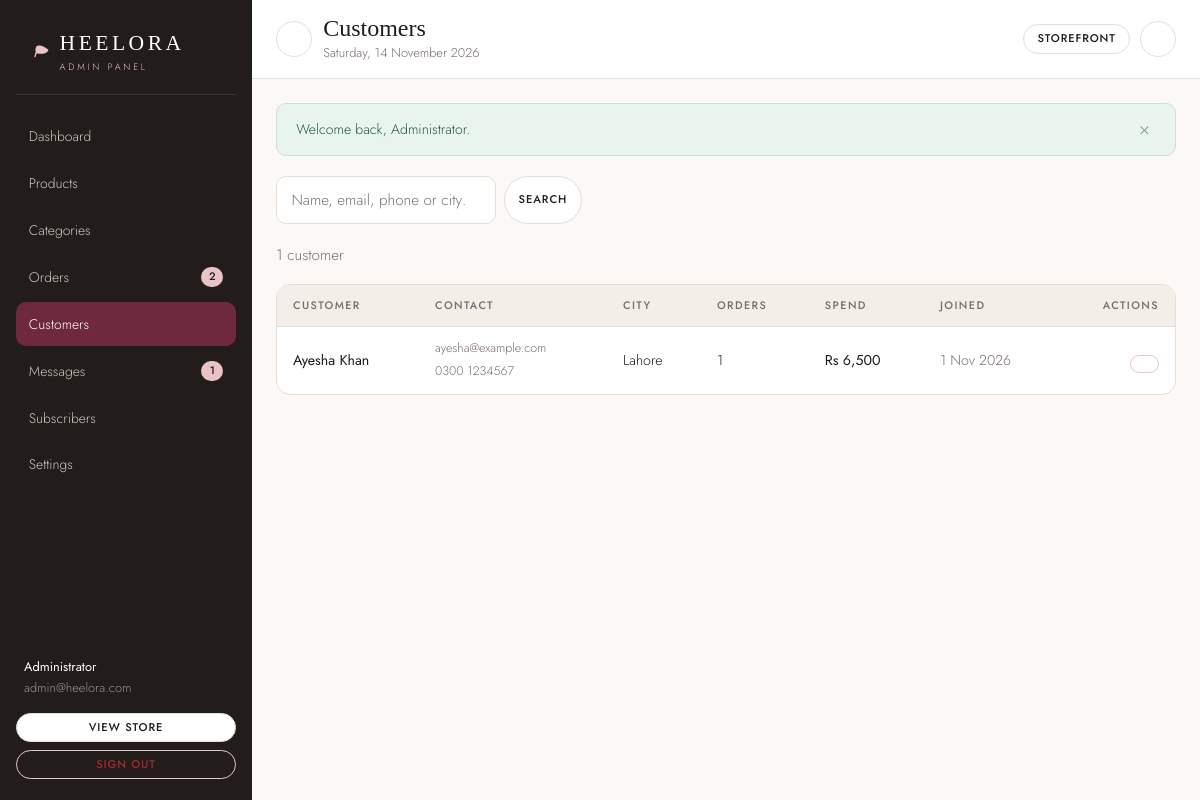
The page /admin/customers.php (signed in) on the database its author committed.
### tables this page shows
CREATE TABLE customers (
    id            INTEGER PRIMARY KEY AUTOINCREMENT,
    name          TEXT NOT NULL,
    email         TEXT NOT NULL UNIQUE,
    phone         TEXT DEFAULT '',
    password_hash TEXT NOT NULL,
    city          TEXT DEFAULT '',
    address       TEXT DEFAULT '',
    created_at    TEXT DEFAULT CURRENT_TIMESTAMP
);

### includes/db.php (called while the page is built, shortened)
<?php
function db(): PDO
{
    static $pdo = null;
    if ($pdo instanceof PDO) {
        return $pdo;
    }
    $pdo = new PDO('sqlite:' . DB_FILE, null, null, [
        PDO::ATTR_ERRMODE            => PDO::ERRMODE_EXCEPTION,
        PDO::ATTR_DEFAULT_FETCH_MODE => PDO::FETCH_ASSOC,
        PDO::ATTR_EMULATE_PREPARES   => false,
    ]);
    $pdo->exec('PRAGMA foreign_keys = ON');
    $pdo->exec('PRAGMA journal_mode = WAL');
    return $pdo;
}

### admin/includes/auth.php (called while the page is built, shortened)
<?php
function admin_user(): ?array
{
    $stmt = db()->prepare('SELECT * FROM admins WHERE id = ?');
    $stmt->execute([(int) $_SESSION['admin_id']]);
    $row = $stmt->fetch();
    return $row ?: null;
}
function require_admin(): array
{
    $admin = admin_user();
    return $admin;
}
function admin_url(string $path = ''): string
{
    return url('admin/' . ltrim($path, '/'));
}

### admin/customers.php (the view, shortened to what this page needs)
<?php
require_once __DIR__ . '/includes/auth.php';
$admin = require_admin();
$pdo = db();
$q        = trim((string) ($_GET['q'] ?? ''));
$page     = max(1, (int) ($_GET['page'] ?? 1));
$perPage  = 15;
$where  = ['1 = 1'];
$params = [];
$whereSql = implode(' AND ', $where);
$countStmt = $pdo->prepare("SELECT COUNT(*) FROM customers c WHERE $whereSql");
$countStmt->execute($params);
$total = (int) $countStmt->fetchColumn();
$pages = max(1, (int) ceil($total / $perPage));
$page  = min($page, $pages);
$listStmt = $pdo->prepare(
    "SELECT c.*,
            (SELECT COUNT(*) FROM orders o WHERE o.customer_id = c.id) AS order_count,
            (SELECT COALESCE(SUM(o.total), 0) FROM orders o WHERE o.customer_id = c.id AND o.status != 'cancelled') AS spend
     FROM customers c WHERE $whereSql
     ORDER BY c.id DESC LIMIT $perPage OFFSET " . (($page - 1) * $perPage)
);
$listStmt->execute($params);
$customers = $listStmt->fetchAll();
$admin_title  = 'Customers';
$admin_active = 'customers';
require __DIR__ . '/includes/header.php';
?>
<div class="admin-toolbar">
    <form method="get" action="<?= e(admin_url('customers.php')) ?>" class="admin-toolbar__filters">
        <div class="admin-search">
            <input class="input" type="search" name="q" value="<?= e($q) ?>" placeholder="Name, email, phone or city…" aria-label="Search customers">
            <button type="submit" class="btn btn--light btn--sm">Search</button>
        </div>
    </form>
</div>
<p class="text-muted"><?= $total ?> <?= $total === 1 ? 'customer' : 'customers' ?></p>
<?php if (!$customers): ?>
    <div class="admin-card"><div class="empty"><div class="empty__icon"><?= icon('users') ?></div><p>No customers yet.</p></div></div>
<?php else: ?>
    <div class="table-wrap">
        <table class="admin-table">
            <thead>
                <tr>
                    <th>Customer</th>
                    <th>Contact</th>
                    <th>City</th>
                    <th>Orders</th>
                    <th>Spend</th>
                    <th>Joined</th>
                    <th class="ta-right">Actions</th>
                </tr>
            </thead>
            <tbody>
                <?php foreach ($customers as $customer): ?>
                    <tr>
                        <td class="cell-strong"><?= e($customer['name']) ?></td>
                        <td>
                            <span class="cell-sub" style="display:block"><?= e($customer['email']) ?></span>
                            <span class="cell-sub"><?= e($customer['phone'] !== '' ? $customer['phone'] : '—') ?></span>
                        </td>
                        <td><?= e($customer['city'] !== '' ? $customer['city'] : '—') ?></td>
                        <td><?= (int) $customer['order_count'] ?></td>
                        <td class="cell-strong"><?= e(money($customer['spend'])) ?></td>
                        <td class="cell-sub"><?= e(format_date((string) $customer['created_at'])) ?></td>
                        <td>
                            <div class="admin-table__actions">
                                <form method="post" action="<?= e(admin_url('customers.php')) ?>" data-confirm="Remove <?= e($customer['name']) ?>?">
                                    <button type="submit" class="btn btn--danger btn--sm"><?= icon('trash') ?></button>
                                </form>
                            </div>
                        </td>
                    </tr>
                <?php endforeach; ?>
            </tbody>
        </table>
    </div>
<?php endif; ?>
<?php require __DIR__ . '/includes/footer.php'; ?>

### admin/includes/header.php (shortened to what this page needs)
<?php
$admin_title  = $admin_title ?? 'Dashboard';
$admin_active = $admin_active ?? 'dashboard';
$admin        = $admin ?? admin_user();
$pendingCount = (int) db()->query("SELECT COUNT(*) FROM orders WHERE status = 'pending'")->fetchColumn();
$unreadCount  = (int) db()->query('SELECT COUNT(*) FROM messages WHERE is_read = 0')->fetchColumn();
$adminNav = [
    ['label' => 'Dashboard',   'href' => 'index.php',       'key' => 'dashboard',  'icon' => 'grid'],
    ['label' => 'Products',    'href' => 'products.php',    'key' => 'products',   'icon' => 'box'],
    ['label' => 'Categories',  'href' => 'categories.php',  'key' => 'categories', 'icon' => 'layers'],
    ['label' => 'Orders',      'href' => 'orders.php',      'key' => 'orders',     'icon' => 'receipt', 'count' => $pendingCount],
    ['label' => 'Customers',   'href' => 'customers.php',   'key' => 'customers',  'icon' => 'users'],
    ['label' => 'Messages',    'href' => 'messages.php',    'key' => 'messages',   'icon' => 'mail', 'count' => $unreadCount],
    ['label' => 'Subscribers', 'href' => 'subscribers.php', 'key' => 'subscribers','icon' => 'sparkle'],
    ['label' => 'Settings',    'href' => 'settings.php',    'key' => 'settings',   'icon' => 'shield'],
];
?>
<!DOCTYPE html>
<html lang="en">
<head>
    <link rel="stylesheet" href="<?= e(asset('css/admin.css')) ?>">
</head>
<body>
<div class="admin-body">
    <aside class="admin-sidebar" data-admin-sidebar>
        <div class="admin-brand">
            <span><?= heel_glyph() ?></span>
            <span>
                <span class="admin-brand__name">HEELORA</span>
                <span class="admin-brand__sub">Admin panel</span>
            </span>
        </div>
        <nav class="admin-nav" aria-label="Admin">
            <?php foreach ($adminNav as $item): ?>
                <a href="<?= e(admin_url($item['href'])) ?>" class="<?= $admin_active === $item['key'] ? 'is-active' : '' ?>">
                    <span><?= e($item['label']) ?></span>
                    <?php if (!empty($item['count'])): ?>
                        <span class="admin-nav__count"><?= (int) $item['count'] ?></span>
                    <?php endif; ?>
                </a>
            <?php endforeach; ?>
        </nav>
        <div class="admin-sidebar__foot">
            <div class="admin-sidebar__user">
                <strong><?= e($admin['name'] ?? 'Administrator') ?></strong>
                <?= e($admin['email'] ?? '') ?>
            </div>
            <a class="btn btn--light btn--sm" href="<?= e(url('index.php')) ?>" target="_blank" rel="noopener"><?= icon('external') ?> View store</a>
            <a class="btn btn--danger btn--sm" href="<?= e(admin_url('logout.php')) ?>"><?= icon('logout') ?> Sign out</a>
        </div>
    </aside>
    <div class="admin-main">
        <header class="admin-topbar">
            <div style="display:flex;align-items:center;gap:.7rem">
                <button class="icon-btn admin-menu-btn" type="button" data-admin-menu aria-label="Open menu"><?= icon('menu') ?></button>
                <div>
                    <h1 class="admin-topbar__title"><?= e($admin_title) ?></h1>
                    <p class="admin-topbar__sub mb-0"><?= e(date('l, j F Y')) ?></p>
                </div>
            </div>
            <div class="admin-topbar__actions">
                <a class="btn btn--light btn--sm" href="<?= e(url('index.php')) ?>" target="_blank" rel="noopener">Storefront <?= icon('external') ?></a>
                <a class="icon-btn" href="<?= e(admin_url('logout.php')) ?>" aria-label="Sign out"><?= icon('logout') ?></a>
            </div>
        </header>
        <div class="admin-content">
            <?= flash_render() ?>

### rows shown on the page
customers: name "Ayesha Khan", email "ayesha@example.com", phone "0300 1234567", city "Lahore", order_count "1", spend "Rs 6,500", created_at "1 Nov 2026"

### other values the page prints
$item['label'] "Dashboard"
$item['label'] "Products"
$item['label'] "Categories"
$item['label'] "Orders"
$item['count'] "2"
$item['label'] "Customers"
$item['label'] "Messages"
$item['count'] "1"
$item['label'] "Subscribers"
$item['label'] "Settings"
$admin['name'] "Administrator"
$admin['email'] "admin@heelora.com"
$admin_title "Customers"
$message "Welcome back, Administrator."
$total "1"
